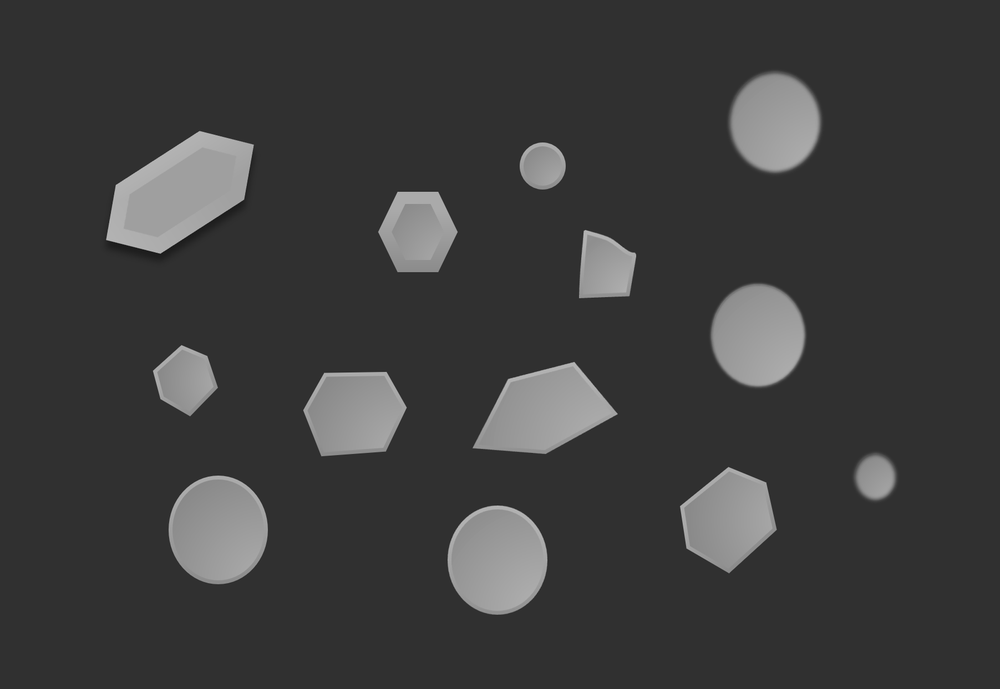
#> input picture chapter4/input/opencv_sample.png, 1000 x 689 px, shrunk from 1803 x 1243 before the run
$ jupyter execute image_segmentation_opencv.ipynb   (shell and % lines are left out)
#> lines starting #> are read from the running program, lines starting #| are printed output that depends on the picture; after the words box and inside, x2 and y2 are one past the last pixel; in counts of white or black regions, pixels touching at a corner belong together
<a href="https://colab.research.google.com/github/mipypf/practical-mi-guide/blob/develop/chapter4/src/image_segmentation_opencv.ipynb" target="_parent"></a>

# 画像セグメンテーションのタスクを実行

### 右上の「接続」をクリックし、ランタイムに接続

## ライブラリをインストール

### 「ランタイム」タブから「セッションを再起動する」を選択し、「はい」をクリック

## データセットのダウンロード
 - https://github.com/mipypf/practical-mi-guide/tree/main/chapter4/input から opencv_sample.pngをダウンロード

## Google Colabの準備

[cell 1]
# Google Colabを利用する場合はTrue、そうでない場合はFalseとする
colab = True

[cell 2]
# Google Colabのファイルをクリックし、opencv_sample.pngをドラッグ＆ドロップしてアップロード
if colab:
  INPUT_FILE_PATH = "./"
  OUTPUT_FILE_PATH = "./"
else:
  INPUT_FILE_PATH = "../input/"
  OUTPUT_FILE_PATH = "../output/"

## ライブラリをインポート

[cell 3]
import cv2
import matplotlib.pyplot as plt
import numpy as np

[cell 4]
# opencv(cv2)のverを確認
print(cv2.__version__)

## 画像の読み込みと表示

[cell 5]
image_path = INPUT_FILE_PATH + "opencv_sample.png"
np_img = np.fromfile(image_path, np.uint8)
img_gray = cv2.imdecode(np_img, flags=cv2.IMREAD_GRAYSCALE)  # グレースケール
#> img_gray is the input picture: shape (689, 1000); min 17, max 190, mean 60.3
img_color = cv2.imdecode(
    np_img, flags=cv2.IMREAD_COLOR
)  # カラー BGRの3チャネル　RGBでない

[cell 6]
plt.imshow(img_gray, cmap="gray")
plt.show()

[cell 7]
plt.imshow(
    cv2.cvtColor(img_color, cv2.COLOR_BGR2RGB)
)  # チャネル順をBGRからRGBに変換
plt.show()

[cell 8]
# 色空間の変換
img_rgb = cv2.cvtColor(img_color, cv2.COLOR_BGR2RGB)  # BGRからRGBへの変換
img_hsv = cv2.cvtColor(img_color, cv2.COLOR_BGR2HSV_FULL)  # BGRからHSVへの変換(H:色相　S:彩度　V:明度)
#> img_hsv: shape (689, 1000, 3); mean H, S, V 0, 0, 60.3

## 画像情報の確認

[cell 9]
# チャネルごとの画像の表示
plot_img = img_rgb
color_map_list = ["Reds", "Greens", "Blues"]
fig = plt.figure()
for i in range(len(color_map_list)):
    plt.subplot(3, 1, i + 1)
    plt.imshow(plot_img[:, :, i], cmap=color_map_list[i])
    plt.colorbar()
fig.set_figheight(10)
fig.set_figwidth(20)
plt.show()
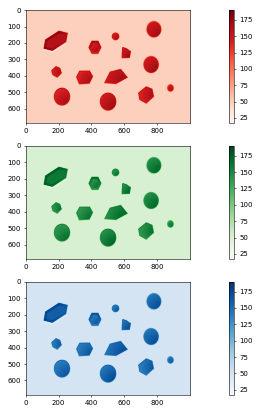
#> figure drawn by matplotlib, 6 panels

[cell 10]
# 画像ヒストグラム確認
plt.hist(img_gray.ravel(), 256, [0, 256])
plt.show()
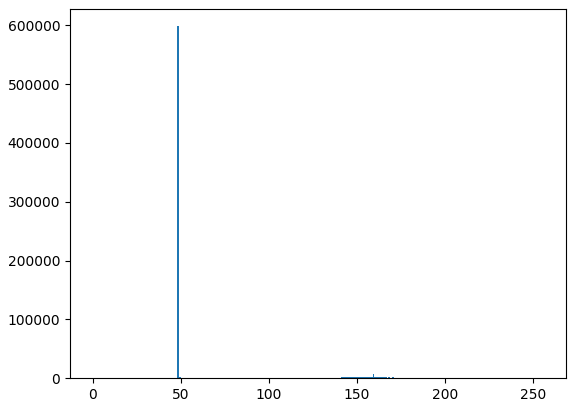
#> figure drawn by matplotlib, 1 panel; tallest bar 598305 high, from x = 48 to 49

## 前処理

[cell 11]
# 前処理前の参考
plt.imshow(
    cv2.cvtColor(img_color, cv2.COLOR_BGR2RGB)
)  # チャネル順をBGRからRGBに変換する必要がある
plt.show()

### フィルタリング（フィルターをかけることで微小なノイズを除去する）

[cell 12]
gauss = cv2.GaussianBlur(img_color, (15, 15), 3)  # ガウシアンフィルタ
plt.imshow(
    cv2.cvtColor(gauss, cv2.COLOR_BGR2RGB)
)  # チャネル順をBGRからRGBに変換する必要がある
plt.show()

[cell 13]
median = cv2.medianBlur(img_color, 25)  # 中央値フィルタ
plt.imshow(
    cv2.cvtColor(median, cv2.COLOR_BGR2RGB)
)  # チャネル順をBGRからRGBに変換する必要がある
plt.show()

[cell 14]
bilate = cv2.bilateralFilter(
    img_color, 9, 75, 75
)  # バイラテラルフィルタ(エッジが残りやすい)
plt.imshow(
    cv2.cvtColor(bilate, cv2.COLOR_BGR2RGB)
)  # チャネル順をBGRからRGBに変換する必要がある
plt.show()

### 階調の変換

[cell 15]
# cv2.LUTを利用し、ピクセルの値を任意の式を適用して値を変換することで、色味を調整する
gamma = 2.0
table = 255 * (np.array(range(256)) / 255) ** (1.0 / gamma)  # ガンマ変換初期値
table = table.astype(np.uint8)

# 変換の実施
gamma_img = cv2.LUT(img_color, table)
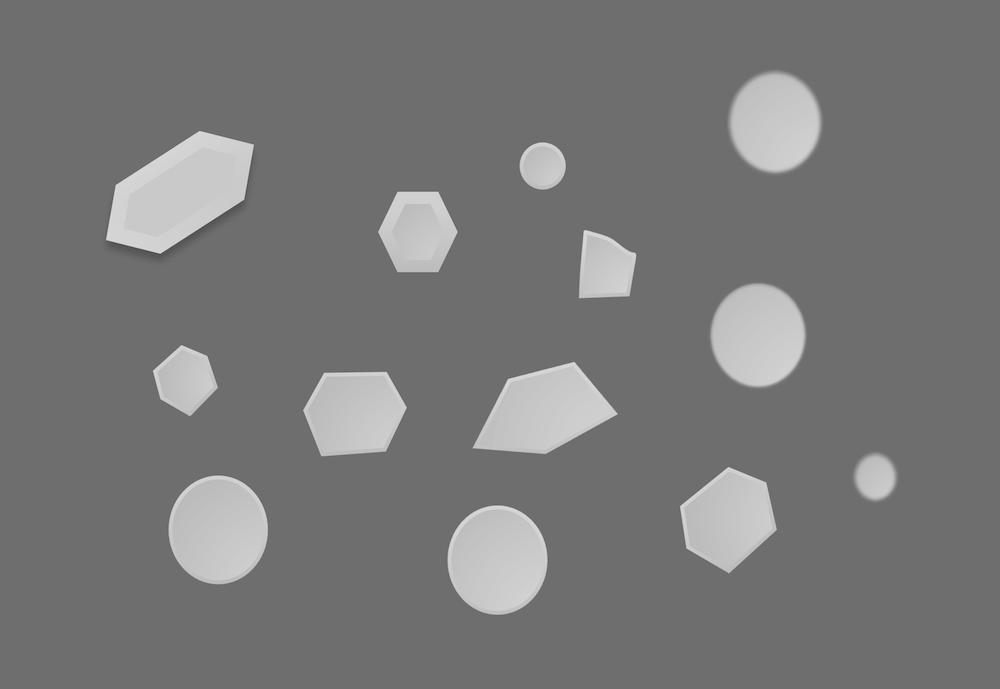
#> gamma_img: shape (689, 1000, 3); min 65, max 220, mean 120.1

plt.imshow(
    cv2.cvtColor(gamma_img, cv2.COLOR_BGR2RGB)
)  # チャネル順をBGRからRGBに変換する必要がある
plt.show()

## 二値化

[cell 16]
# オーソドックスな二値化
_, img_gray_simple_thresh = cv2.threshold(
    img_gray, thresh=100, maxval=255, type=cv2.THRESH_BINARY
)
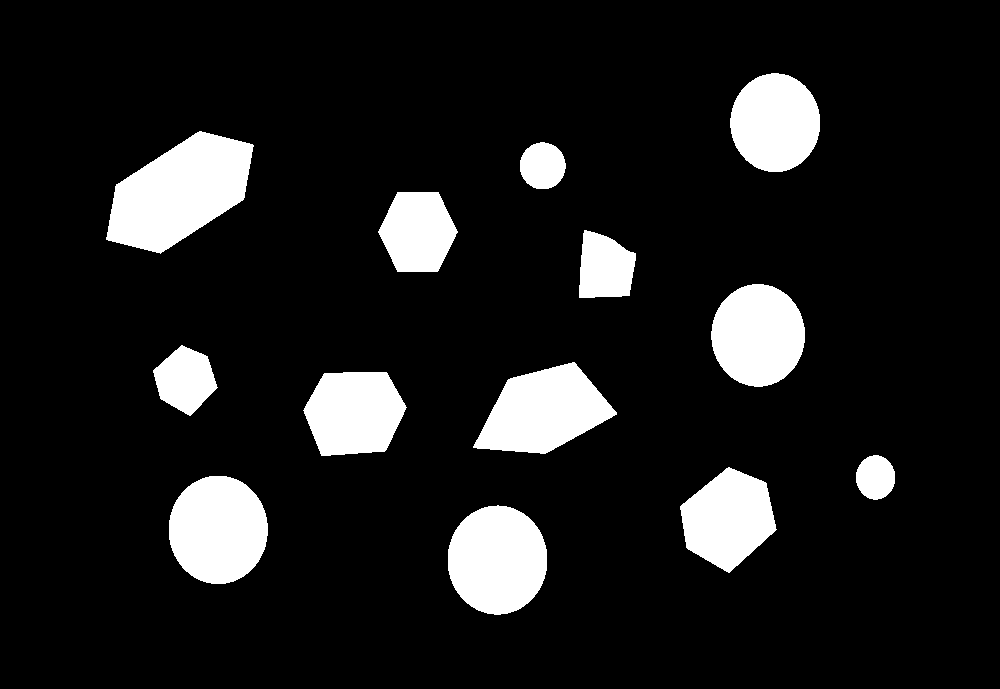
#> img_gray_simple_thresh: shape (689, 1000); 11.4% white; 13 white regions, largest, box (x1, y1, x2, y2) and area: (106, 131, 254, 254) 11300, (448, 505, 547, 615) 8562, (169, 476, 268, 584) 8460
plt.imshow(img_gray_simple_thresh, cmap="gray")
plt.show()

[cell 17]
# 大津の二値化法
_, img_gray_otsu_thresh = cv2.threshold(
    img_gray, thresh=0, maxval=255, type=cv2.THRESH_BINARY + cv2.THRESH_OTSU
)
#> img_gray_otsu_thresh: shape (689, 1000); 11.4% white; 13 white regions, largest, box (x1, y1, x2, y2) and area: (106, 131, 254, 254) 11299, (448, 505, 547, 615) 8557, (169, 476, 268, 584) 8459
plt.imshow(img_gray_otsu_thresh, cmap="gray")
plt.show()

[cell 18]
# 適応的二値化：平均
img_gray_adp_mean_thresh = cv2.adaptiveThreshold(
    img_gray,
    maxValue=255,
    adaptiveMethod=cv2.ADAPTIVE_THRESH_MEAN_C,
    thresholdType=cv2.THRESH_BINARY,
    blockSize=11,
    C=2,
)
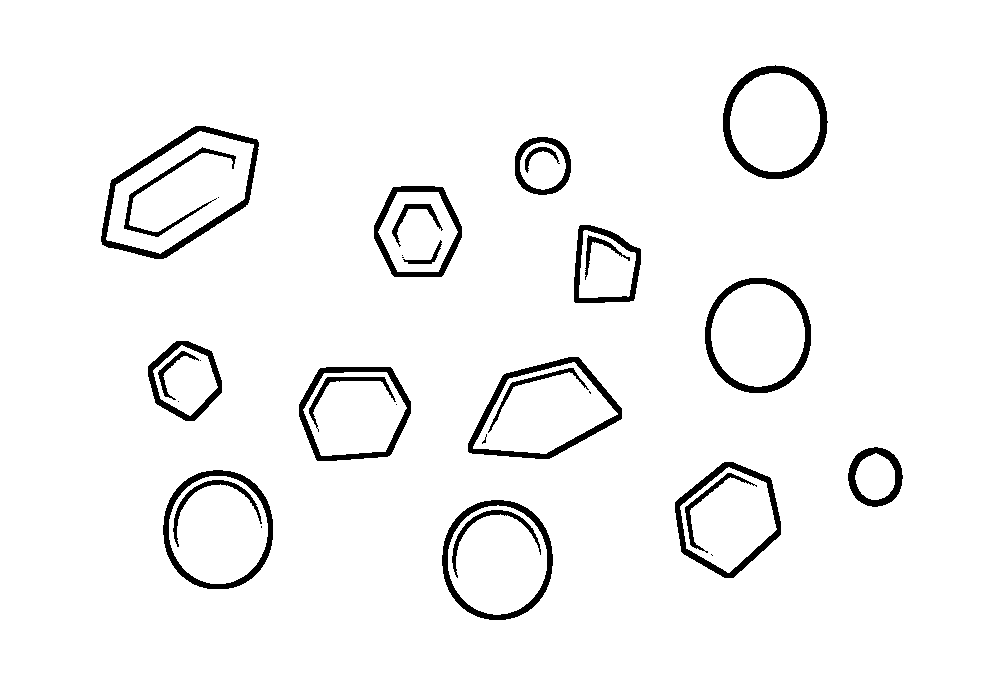
#> img_gray_adp_mean_thresh: shape (689, 1000); 95.8% white; 34 black regions (10 under 20 px), largest, box (x1, y1, x2, y2) and area: (101, 126, 259, 259) 2655, (723, 65, 828, 179) 2387, (468, 357, 622, 459) 2300
plt.imshow(img_gray_adp_mean_thresh, cmap="gray")
plt.show()

## 後処理（2値化で抽出した領域へラベル付けを行う）

[cell 19]
# ラベリング処理（nlabels:ラベルの数, labels:ラベル結果, stats:バウンディングボックス（開始点の x 座標、y 座標、幅、高さ）とオブジェクトのサイズ, centroids:重心）
nlabels, labels, stats, centroids = cv2.connectedComponentsWithStats(
    img_gray_simple_thresh
)
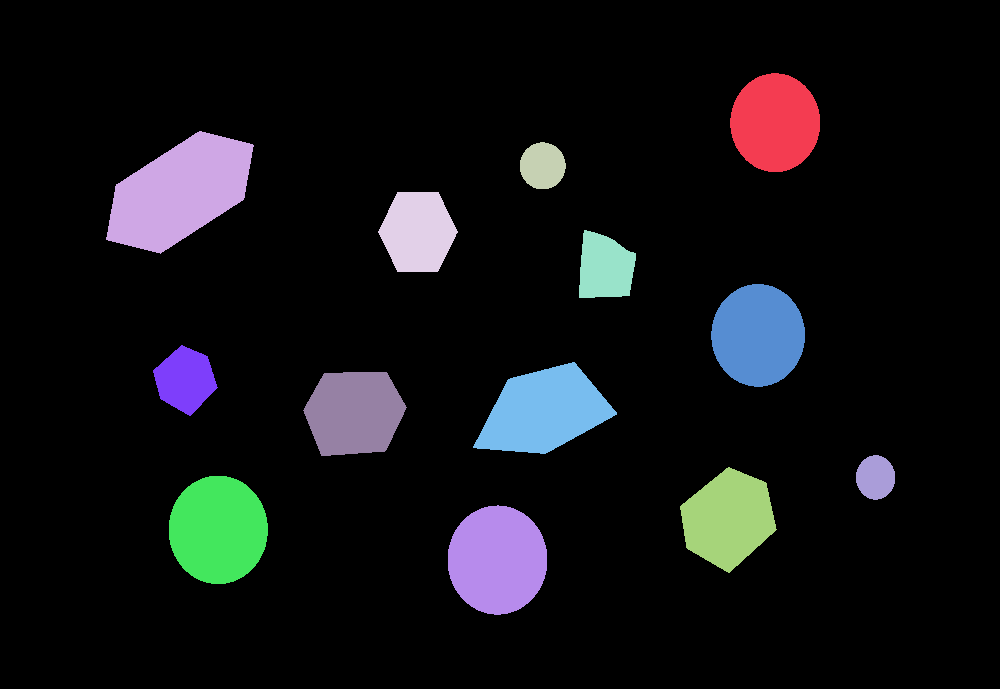
#> labels: shape (689, 1000) int32; 14 distinct labels, from 0 to 13; one colour per label, 0 black
#> nlabels = 14; stats = 14 rows, first 6: [0, 0, 1000, 689, 610496], [730, 73, 90, 99, 6966], [106, 131, 148, 123, 11300], [520, 142, 46, 47, 1696], [378, 192, 80, 80, 4821], [579, 230, 57, 68, 3047]; centroids = 14 rows, first 8: [502.2, 341.6], [774.8, 122.2], [179.5, 191.8], [542.2, 165.4], [417.4, 231.4], [604.6, 267.2], [757.7, 334.9], [184.9, 379.4]

[cell 20]
# バウンディングボックスの開始点の x 座標、y 座標、幅、高さおよびオブジェクトのサイズ
stats  # 1行目は背景領域
#> Out has the same summary as stats

[cell 21]
# ラベルを取得した領域の色付き画像を作成
# 背景を除く抽出領域の色を乱数で作成
cols = []
for i in range(1, nlabels):
    cols.append(np.random.choice(range(256), size=3).astype(np.uint8))
# 設定した色でラベルを取得した領域の色付き画像を作成
img = np.zeros(img_color.shape[0:3], dtype=np.uint8)
for j in range(1, nlabels):
    img[labels == j, :] = cols[j - 1]
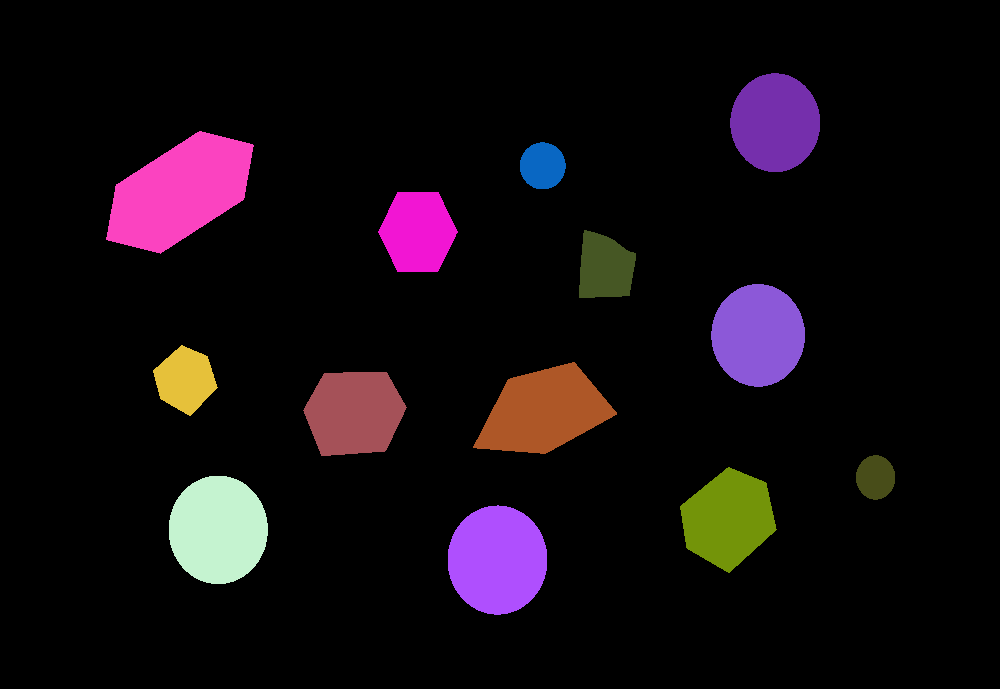
#> img: shape (689, 1000, 3); mean of channels 0, 1, 2 16.8, 11.6, 19.4; drawn as B, G, R

# 元画像と重ね書きして確認
overwrite_img = cv2.addWeighted(img, 0.2, img_color, 0.8, 0)
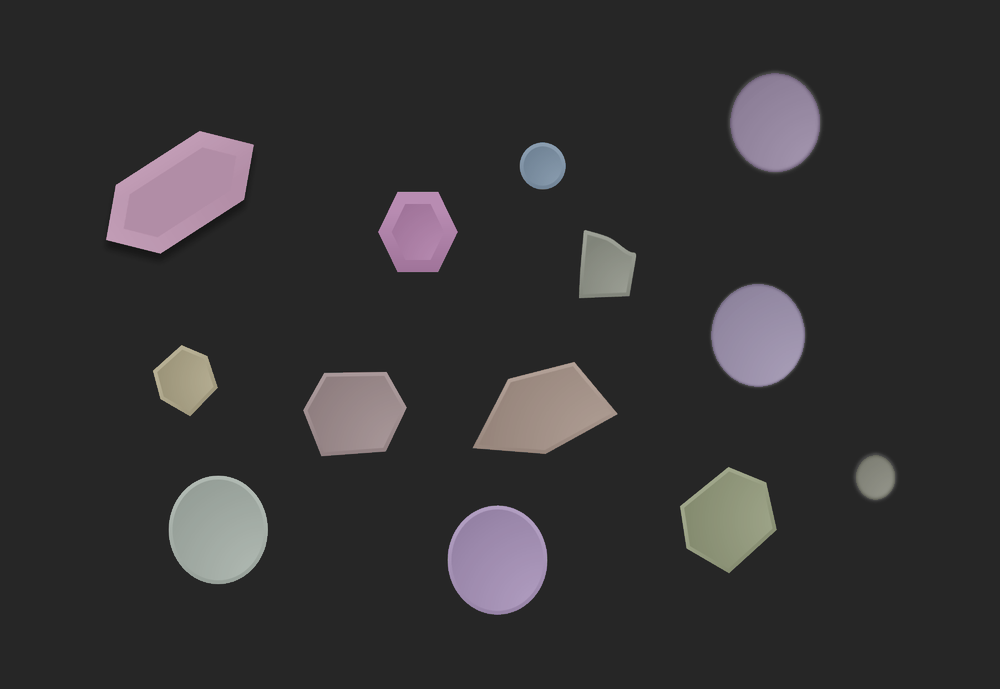
#> overwrite_img: shape (689, 1000, 3); mean of channels 0, 1, 2 51.2, 50.2, 51.7; drawn as B, G, R
plt.imshow(
    cv2.cvtColor(overwrite_img, cv2.COLOR_BGR2RGB)
)  # チャネル順をBGRからRGBに変換する必要がある
plt.show()

## 統計処理

[cell 22]
# 平均面積の算出
print(f"平均面積:{stats[1:][:,4].mean():.0f}")
#| 平均面積:6039
# 個数の算出
print(f"粒子個数:{nlabels-1}")
#| 粒子個数:13
